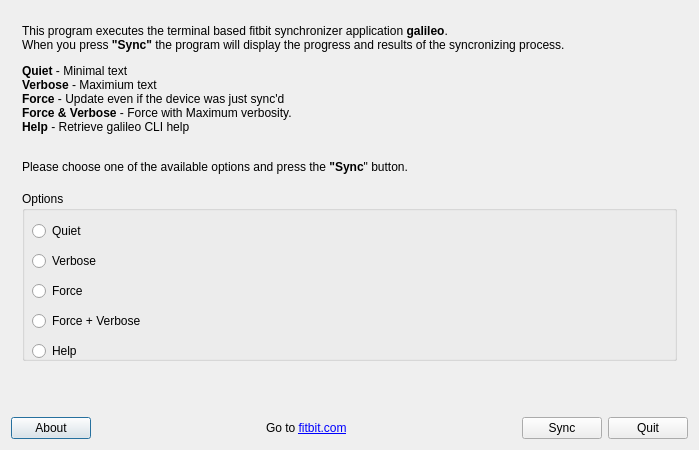
<?xml version="1.0" encoding="UTF-8"?>
<ui version="4.0">
 <class>Dialog</class>
 <widget class="QDialog" name="Dialog">
  <property name="geometry">
   <rect>
    <x>0</x>
    <y>0</y>
    <width>699</width>
    <height>450</height>
   </rect>
  </property>
  <property name="minimumSize">
   <size>
    <width>535</width>
    <height>400</height>
   </size>
  </property>
  <property name="windowTitle">
   <string>Sync Your Tracker</string>
  </property>
  <property name="windowIcon">
   <iconset resource="images.qrc">
    <normaloff>:/icons/galileo-gui.png</normaloff>:/icons/galileo-gui.png</iconset>
  </property>
  <layout class="QVBoxLayout" name="verticalLayout">
   <item>
    <widget class="QStackedWidget" name="stackedWidget">
     <property name="minimumSize">
      <size>
       <width>500</width>
       <height>400</height>
      </size>
     </property>
     <property name="currentIndex">
      <number>0</number>
     </property>
     <widget class="QWidget" name="pageMain">
      <layout class="QVBoxLayout" name="verticalLayout_2">
       <item>
        <widget class="QLabel" name="label">
         <property name="enabled">
          <bool>true</bool>
         </property>
         <property name="sizePolicy">
          <sizepolicy hsizetype="MinimumExpanding" vsizetype="MinimumExpanding">
           <horstretch>0</horstretch>
           <verstretch>0</verstretch>
          </sizepolicy>
         </property>
         <property name="minimumSize">
          <size>
           <width>0</width>
           <height>155</height>
          </size>
         </property>
         <property name="text">
          <string>&lt;html&gt;&lt;head/&gt;&lt;body&gt;This program executes the terminal based fitbit synchronizer application &lt;strong&gt;galileo&lt;/strong&gt;. &lt;br /&gt;When you press &lt;strong&gt;&amp;quot;Sync&amp;quot;&lt;/strong&gt; the program will display the progress and results of the syncronizing process. &lt;p&gt;
&lt;strong&gt;Quiet&lt;/strong&gt; - Minimal text&lt;br /&gt;
&lt;strong&gt;Verbose&lt;/strong&gt; - Maximium text&lt;br /&gt;
&lt;strong&gt;Force&lt;/strong&gt; - Update even if the device was just sync'd&lt;br /&gt;
&lt;strong&gt;Force &amp;amp; Verbose&lt;/strong&gt; - Force with Maximum verbosity.&lt;br /&gt;
&lt;strong&gt;Help&lt;/strong&gt; - Retrieve galileo CLI help&lt;br /&gt;&lt;p&gt;

Please choose one of the available options and press the &lt;strong&gt;&amp;quot;Sync&lt;/strong&gt;&amp;quot; &lt;/strong&gt;button.&lt;/p&gt;&lt;/body&gt;&lt;/html&gt;</string>
         </property>
         <property name="wordWrap">
          <bool>true</bool>
         </property>
        </widget>
       </item>
       <item>
        <spacer name="verticalSpacer">
         <property name="orientation">
          <enum>Qt::Vertical</enum>
         </property>
         <property name="sizeHint" stdset="0">
          <size>
           <width>20</width>
           <height>10</height>
          </size>
         </property>
        </spacer>
       </item>
       <item>
        <widget class="QGroupBox" name="groupBox">
         <property name="minimumSize">
          <size>
           <width>0</width>
           <height>170</height>
          </size>
         </property>
         <property name="title">
          <string>Options</string>
         </property>
         <widget class="QRadioButton" name="radioQuiet">
          <property name="geometry">
           <rect>
            <x>10</x>
            <y>30</y>
            <width>491</width>
            <height>20</height>
           </rect>
          </property>
          <property name="text">
           <string>Quiet</string>
          </property>
         </widget>
         <widget class="QRadioButton" name="radioVerbose">
          <property name="geometry">
           <rect>
            <x>10</x>
            <y>60</y>
            <width>571</width>
            <height>20</height>
           </rect>
          </property>
          <property name="text">
           <string>Verbose</string>
          </property>
         </widget>
         <widget class="QRadioButton" name="radioForce">
          <property name="geometry">
           <rect>
            <x>10</x>
            <y>90</y>
            <width>551</width>
            <height>20</height>
           </rect>
          </property>
          <property name="text">
           <string>Force</string>
          </property>
         </widget>
         <widget class="QRadioButton" name="radioForceVerbose">
          <property name="geometry">
           <rect>
            <x>10</x>
            <y>120</y>
            <width>341</width>
            <height>20</height>
           </rect>
          </property>
          <property name="text">
           <string>Force + Verbose</string>
          </property>
         </widget>
         <widget class="QRadioButton" name="radioHelp">
          <property name="geometry">
           <rect>
            <x>10</x>
            <y>150</y>
            <width>107</width>
            <height>20</height>
           </rect>
          </property>
          <property name="text">
           <string>Help</string>
          </property>
         </widget>
        </widget>
       </item>
       <item>
        <spacer name="verticalSpacer_2">
         <property name="orientation">
          <enum>Qt::Vertical</enum>
         </property>
         <property name="sizeHint" stdset="0">
          <size>
           <width>20</width>
           <height>40</height>
          </size>
         </property>
        </spacer>
       </item>
      </layout>
     </widget>
     <widget class="QWidget" name="pageResult">
      <property name="minimumSize">
       <size>
        <width>0</width>
        <height>400</height>
       </size>
      </property>
      <layout class="QVBoxLayout" name="verticalLayout_3">
       <item>
        <widget class="QTextBrowser" name="outputBox">
         <property name="sizePolicy">
          <sizepolicy hsizetype="MinimumExpanding" vsizetype="MinimumExpanding">
           <horstretch>0</horstretch>
           <verstretch>0</verstretch>
          </sizepolicy>
         </property>
         <property name="minimumSize">
          <size>
           <width>0</width>
           <height>300</height>
          </size>
         </property>
        </widget>
       </item>
       <item>
        <spacer name="verticalSpacer_4">
         <property name="orientation">
          <enum>Qt::Vertical</enum>
         </property>
         <property name="sizeHint" stdset="0">
          <size>
           <width>20</width>
           <height>4</height>
          </size>
         </property>
        </spacer>
       </item>
       <item>
        <widget class="QLabel" name="outputLabel">
         <property name="text">
          <string/>
         </property>
        </widget>
       </item>
       <item>
        <widget class="QProgressBar" name="progressBar">
         <property name="minimumSize">
          <size>
           <width>0</width>
           <height>20</height>
          </size>
         </property>
         <property name="value">
          <number>24</number>
         </property>
        </widget>
       </item>
       <item>
        <spacer name="verticalSpacer_3">
         <property name="orientation">
          <enum>Qt::Vertical</enum>
         </property>
         <property name="sizeHint" stdset="0">
          <size>
           <width>20</width>
           <height>10</height>
          </size>
         </property>
        </spacer>
       </item>
      </layout>
     </widget>
    </widget>
   </item>
   <item>
    <layout class="QHBoxLayout" name="horizontalLayout">
     <property name="topMargin">
      <number>0</number>
     </property>
     <item>
      <widget class="QPushButton" name="btnAbout">
       <property name="text">
        <string>About</string>
       </property>
       <property name="icon">
        <iconset theme="help-about">
         <normaloff/>
        </iconset>
       </property>
      </widget>
     </item>
     <item>
      <spacer name="horizontalSpacer_2">
       <property name="orientation">
        <enum>Qt::Horizontal</enum>
       </property>
       <property name="sizeHint" stdset="0">
        <size>
         <width>40</width>
         <height>20</height>
        </size>
       </property>
      </spacer>
     </item>
     <item>
      <widget class="QLabel" name="labelFitbit">
       <property name="text">
        <string>Go to &lt;a href=&quot;https://www.fitbit.com/activities&quot;&gt;fitbit.com&lt;/a&gt;</string>
       </property>
       <property name="openExternalLinks">
        <bool>true</bool>
       </property>
      </widget>
     </item>
     <item>
      <spacer name="horizontalSpacer">
       <property name="orientation">
        <enum>Qt::Horizontal</enum>
       </property>
       <property name="sizeType">
        <enum>QSizePolicy::MinimumExpanding</enum>
       </property>
       <property name="sizeHint" stdset="0">
        <size>
         <width>40</width>
         <height>20</height>
        </size>
       </property>
      </spacer>
     </item>
     <item>
      <widget class="QPushButton" name="btnSync">
       <property name="text">
        <string>Sync</string>
       </property>
       <property name="icon">
        <iconset theme="dialog-ok">
         <normaloff/>
        </iconset>
       </property>
      </widget>
     </item>
     <item>
      <widget class="QPushButton" name="btnQuit">
       <property name="text">
        <string>Quit</string>
       </property>
       <property name="icon">
        <iconset theme="window-close">
         <normaloff/>
        </iconset>
       </property>
      </widget>
     </item>
    </layout>
   </item>
  </layout>
 </widget>
 <layoutdefault spacing="6" margin="11"/>
 <resources>
  <include location="images.qrc"/>
 </resources>
 <connections/>
</ui>
